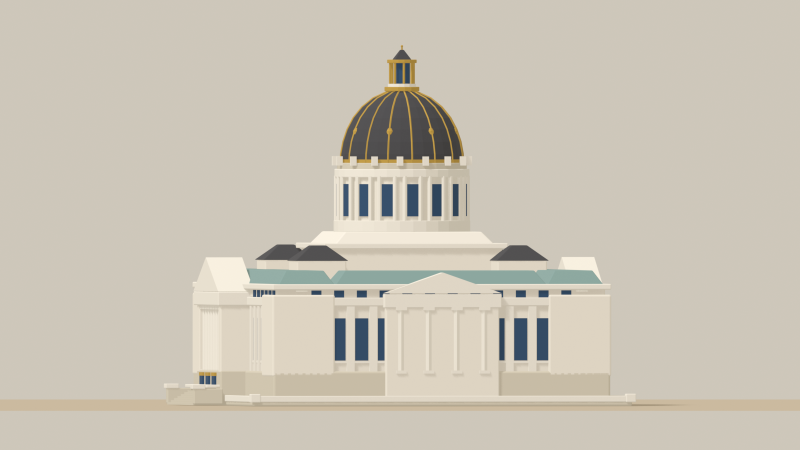
#> input picture artifacts/city-hall/city-hall-north.png, 1600 x 900 px (shown at 1/2 size); its folder holds 4 pictures in this run
$ python make_contact_sheet.py
#> lines starting #> are read from the running program, lines starting #| are printed output that depends on the picture; pictures that were not available may be replaced by others from this repository, and a replacement may not be noted
"""Compose City Hall elevation, top, and aerial review renders."""

from pathlib import Path

from PIL import Image, ImageDraw, ImageFont

HERE = Path(__file__).resolve().parent
BG = (237, 227, 209)
INK = (58, 52, 44)
FONT_PATH = "/usr/share/fonts/truetype/dejavu/DejaVuSans-Bold.ttf"
FONT = ImageFont.truetype(FONT_PATH, 34)
VIEWS = ["north", "east", "south", "west", "top", "aerial", "night", "night-east"]
COLS = 3
PAD = 40
LABEL_H = 56
CELL_W = 460


def load(view):
#> called with view = 'north'
    image = Image.open(HERE / f"city-hall-{view}.png").convert("RGB")
#> image is the input picture: PIL image 1600x900 RGB; mean R, G, B 202.2, 195.7, 182.2
    height = round(image.height * CELL_W / image.width)
#> height = 259
    return image.resize((CELL_W, height), Image.Resampling.LANCZOS)
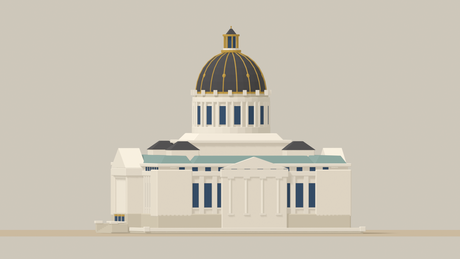
#> returned value: PIL image 460x259 RGB; mean R, G, B 202.1, 195.8, 182.1


def main():
    tiles = [load(view) for view in VIEWS]
#> call 2 of load, with view = 'east'
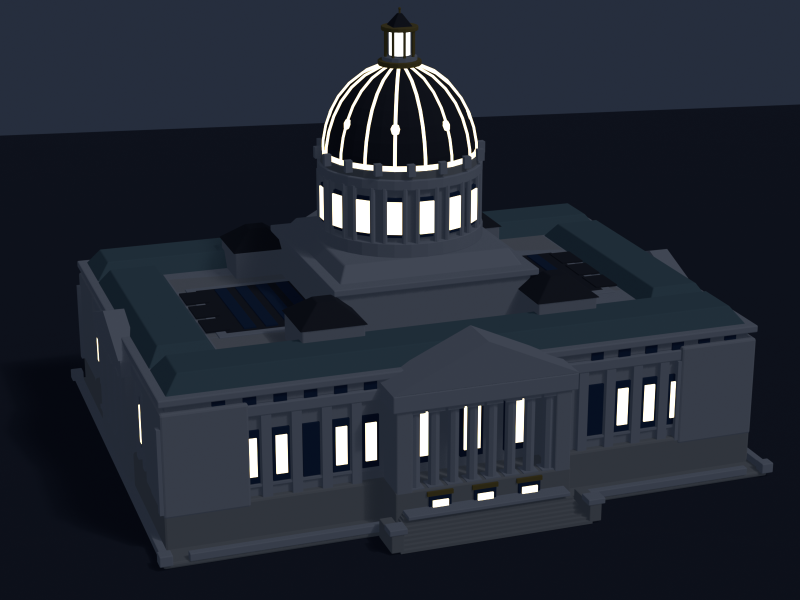
#> input picture artifacts/city-hall/city-hall-night-east.png, 1600 x 1200 px, given in place of city-hall-east.png, which was not available (shown at 1/2 size)
#> in load, image is the input picture: PIL image 1600x1200 RGB; mean R, G, B 35.2, 40.9, 51.9
#> in load (call 2), `return image.resize((CELL_W, height), Image.Resampling.LANCZOS)`:
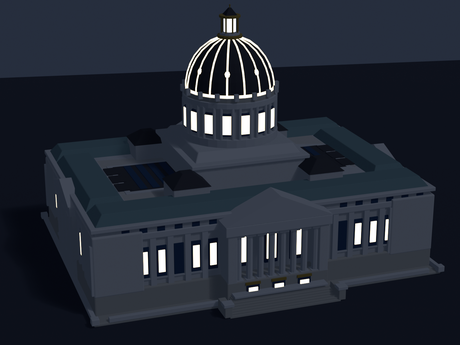
#> returned value: PIL image 460x345 RGB; mean R, G, B 35.1, 40.8, 51.8
#> call 3 of load, with view = 'south'
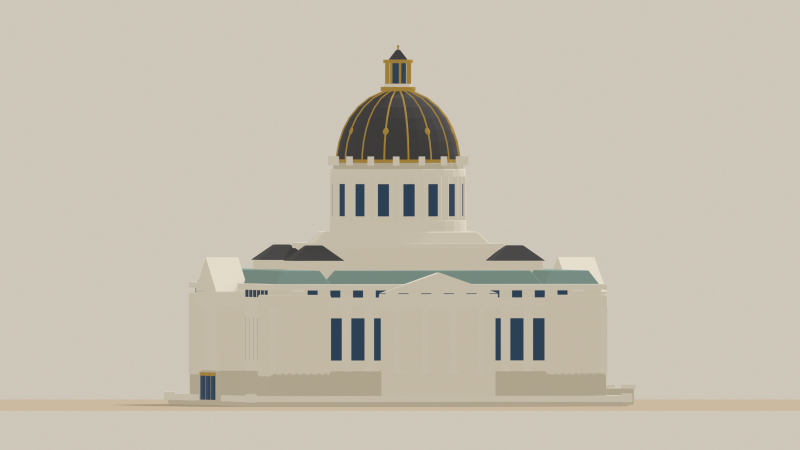
#> input picture artifacts/city-hall/city-hall-south.png, 1600 x 900 px (shown at 1/2 size)
#> in load, image is the input picture: PIL image 1600x900 RGB; mean R, G, B 196.5, 190, 176.2
#> in load (call 3), `return image.resize((CELL_W, height), Image.Resampling.LANCZOS)`:
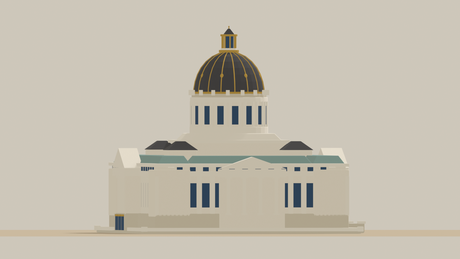
#> returned value: PIL image 460x259 RGB; mean R, G, B 196.4, 190.1, 176
    rows = [tiles[i:i + COLS] for i in range(0, len(tiles), COLS)]
    row_heights = [LABEL_H + max(tile.height for tile in row) for row in rows]
    width = PAD + COLS * (CELL_W + PAD)
    height = PAD + sum(row_height + PAD for row_height in row_heights)
    sheet = Image.new("RGB", (width, height), BG)
    draw = ImageDraw.Draw(sheet)
    y = PAD
    for row_index, row in enumerate(rows):
        for column_index, tile in enumerate(row):
            center_x = PAD + column_index * (CELL_W + PAD) + CELL_W // 2
            label = VIEWS[row_index * COLS + column_index].upper()
            draw.text((center_x, y + LABEL_H // 2), label, font=FONT, fill=INK, anchor="mm")
            sheet.paste(tile, (center_x - tile.width // 2, y + LABEL_H))
        y += row_heights[row_index] + PAD
    output = HERE / "city-hall-contact-sheet.png"
    sheet.save(output)
    print(f"[contact-sheet] {output}")


if __name__ == "__main__":
#> (the run stopped early here; a loop or call above may not have finished)
